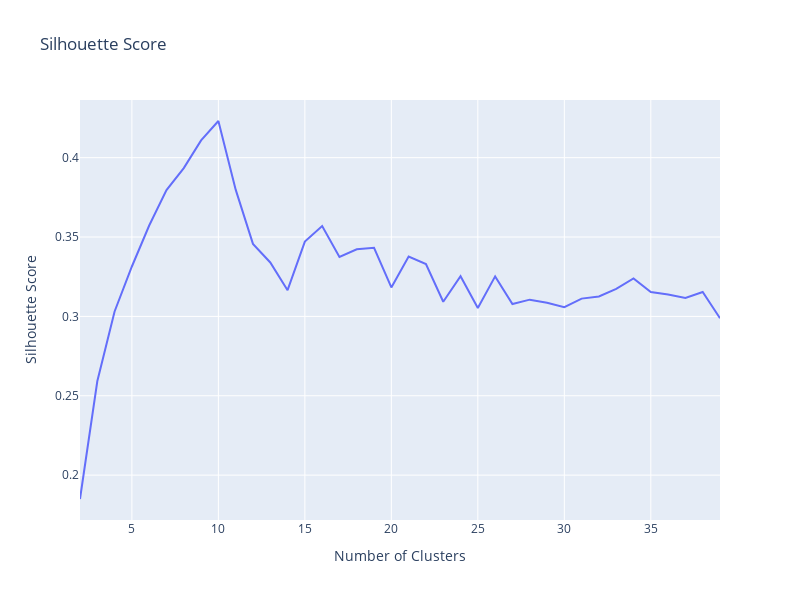

The notebook cell saved with this chart:
### Code cell
fig = px.line(
    data_frame = km_measures_df,
    x='n_clusters', 
    y='S_score',
    width=800,
    height=600,
    title='Silhouette Score',
    labels ={
        'n_clusters': 'Number of Clusters',
        'S_score': 'Silhouette Score'
    }
)    
fig.show()

### Figure 1 — Plotly figure (JSON) as saved in the notebook; plotly's stock layout.template omitted (floating-point values rounded to 4 significant figures)
{"data": [{"hovertemplate": "Number of Clusters=%{x}<br>Silhouette Score=%{y}<extra></extra>", "legendgroup": "", "line": {"color": "#636efa", "dash": "solid"}, "mode": "lines", "name": "", "orientation": "v", "showlegend": false, "type": "scatter", "x": [2, 3, 4, 5, 6, 7, 8, 9, 10, 11, 12, 13, 14, 15, 16, 17, 18, 19, 20, 21, 22, 23, 24, 25, 26, 27, 28, 29, 30, 31, 32, 33, 34, 35, 36, 37, 38, 39], "xaxis": "x", "y": [0.185, 0.2591, 0.3031, 0.3314, 0.3573, 0.3796, 0.3935, 0.4109, 0.4231, 0.3799, 0.3457, 0.334, 0.3165, 0.3471, 0.3569, 0.3375, 0.3423, 0.3433, 0.3182, 0.3378, 0.333, 0.3092, 0.3254, 0.3053, 0.3252, 0.3078, 0.3106, 0.3086, 0.3059, 0.3112, 0.3126, 0.3173, 0.3239, 0.3153, 0.3138, 0.3117, 0.3154, 0.2988], "yaxis": "y"}], "layout": {"height": 600, "legend": {"tracegroupgap": 0}, "title": {"text": "Silhouette Score"}, "width": 800, "xaxis": {"anchor": "y", "domain": [0, 1], "title": {"text": "Number of Clusters"}}, "yaxis": {"anchor": "x", "domain": [0, 1], "title": {"text": "Silhouette Score"}}}}
